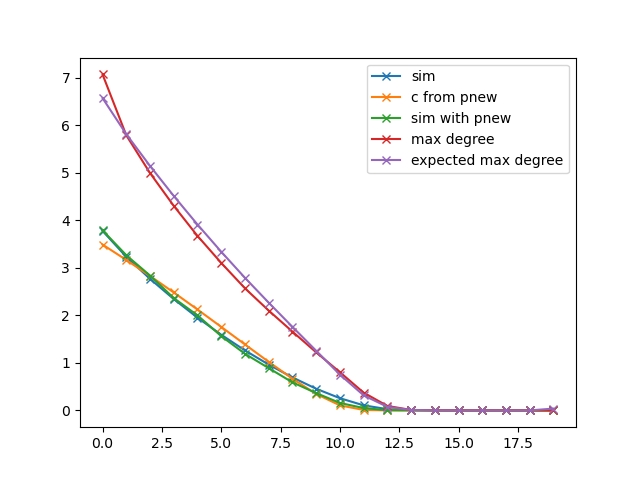

Generate this figure with Python:
import sys, pickle
sys.path.insert(0, "libs")

import os, pickle, csv # import packages for file I/O
import time # package to help keep track of calculation time

import numpy as np
import networkx as nx
import matplotlib.pyplot as plt
import pandas as pd

import scipy
import scipy.stats as sst
from scipy.special import comb, binom
from scipy.integrate import simpson
from scipy.signal import argrelextrema
from random import choice

from libs.utils import *
from libs.finiteTheory import *
from libs.performanceMeasures import *
from libs.utils import *





num_trials = 500
remove_nodes = 'attack'
n = 20
p = 0.2
p_new = p

data_array = np.zeros((num_trials, 6, n), dtype=float)
data_array[0] = np.arange(n)



for j in range(num_trials):
    g = sampleNetwork(n, p, graph_type='ER')
    c = averageDegree(g)
    p_new = p
    
    for i in range(n):
            # calculate performance value
            data_array[j, 1, i] = averageDegree(g) # computePerformance(g)
            data_array[j, 2, i] = edgeProbabilityAfterTargetedAttack(n-i, p_new)
            #print((n-i, p_new, averageDegree(g)*(n-i-1)/2, p))
            g2 = sampleNetwork(n-i, p_new, graph_type='ER')
            data_array[j, 3, i] = averageDegree(g2) 
            data_array[j, 4, i] = np.max([d for n, d in g.degree()] )
            if binom(n-i,2):
                data_array[j, 5, i] = expectedMaxDegree(g.number_of_nodes(), g.number_of_edges()/binom(n-i,2)) 
            p_new = data_array[j, 2, i]
            
            if i == n:
                break

            # find a node to remove
            if remove_nodes == 'random':
                # select a random node
                v = choice(list(g.nodes()))
            elif remove_nodes == 'attack':
                # select the most connected node
                v = sorted(g.degree, key=lambda x: x[1], reverse=True)[0][0]
            else:
                raise ValueError('I dont know that mode of removing nodes')
                v = None
            # remove node
            g.remove_node(v)

#print(data_array)


plt.plot(np.mean(data_array[:,1],axis=0), marker='x', label='sim')
plt.plot(np.mean(data_array[:,2]*n*(n-1)/2/n*2,axis=0), marker='x', label='c from pnew')
plt.plot(np.mean(data_array[:,3],axis=0), marker='x', label='sim with pnew')
plt.plot(np.mean(data_array[:,4],axis=0), marker='x', label='max degree')
plt.plot(np.mean(data_array[:,5],axis=0), marker='x', label='expected max degree')
plt.legend()
plt.savefig('test_average_degree.png')
print(np.mean(data_array[:,2]*n*(n-1)/2/n*2,axis=0))